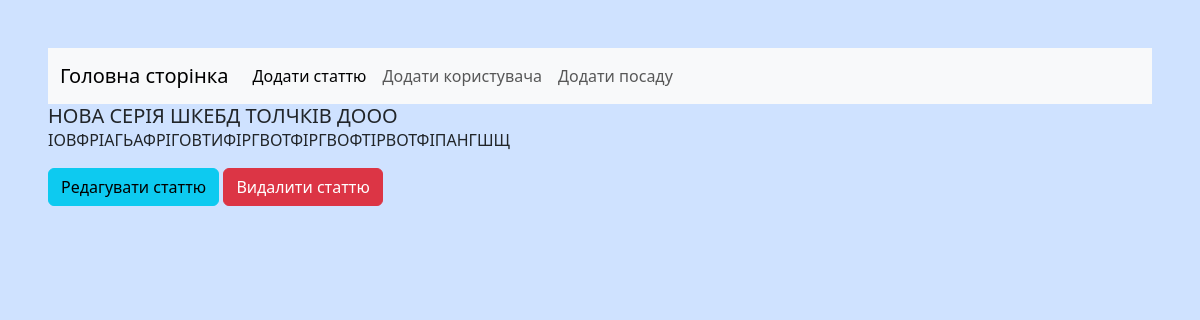
The app's page /post/1/ with its own data.
### app/db/models/post.py (models this page shows)
class Post(Base):
    __tablename__ = "posts"
    id: Mapped[int] = mapped_column(primary_key=True)
    title: Mapped[str] = mapped_column(String(200))
    text: Mapped[str] = mapped_column(TEXT())
    public_date: Mapped[datetime] = mapped_column(TIMESTAMP(), server_default=func.now())
    user_id: Mapped[int] = mapped_column(ForeignKey(User.id))
    user: Mapped[User] = relationship()

### app/routes/post.py (the view)
@post_route.get("/post/<int:id>/")
def get_post(id):
    with Session() as session:
        post = session.query(Post).where(Post.id == id).first()
        return render_template("post.html", post=post)

### app/templates/post.html
{% extends "_base.html" %}
{% block content %}
    <div class="card-body">
        <h5 class="card-title">{{ post.title }}</h5>
        <p class="card-text">{{ post.text }}</p>
        <a href="{{ url_for('posts.edit_post', id=post.id) }}" class="btn btn-info">Редагувати статтю</a>
        <a href="{{ url_for('posts.del_post', id=post.id) }}" class="btn btn-danger">Видалити статтю</a>
    </div>
{% endblock content %}

### records on screen
Post: title "НОВА СЕРІЯ ШКЕБД ТОЛЧКІВ ДООО", text "ІОВФРІАГЬАФРІГОВТИФІРГВОТФІРГВОФТІРВОТФІПАНГШЩ"
